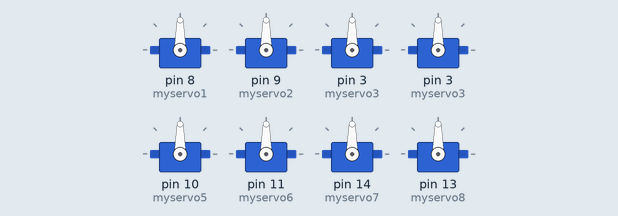
This sketch was run on a simulated Arduino Uno, built with avr-gcc and run on an emulated ATmega328P. Parts: 8 × servo.

Above: at 0.05 s.
At 1.2 s:
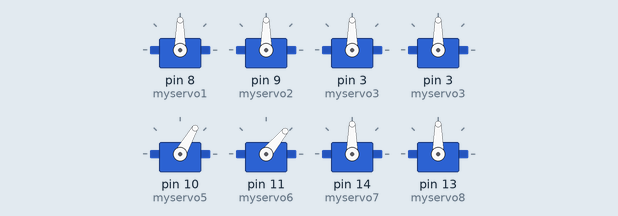
At 2.35 s:
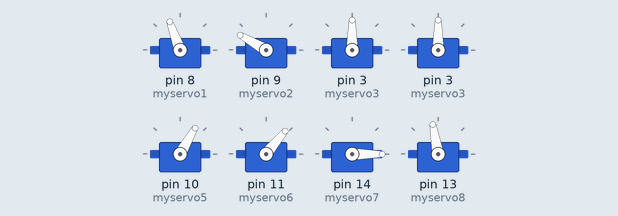
At 4.7 s:
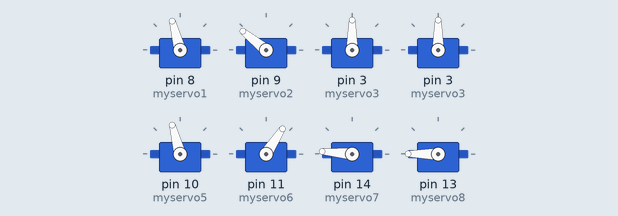
At 7.05 s:
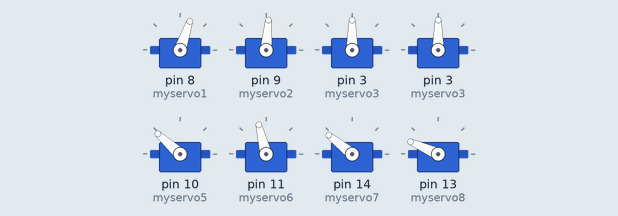
At 9.4 s:
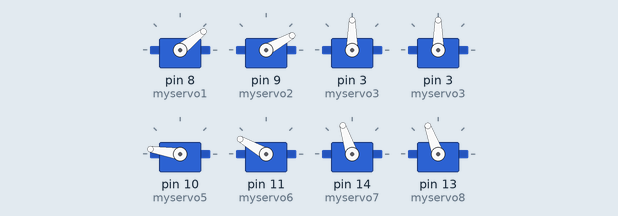
Timing chart, 0 to 12.2 s (numbered marks = the images above):
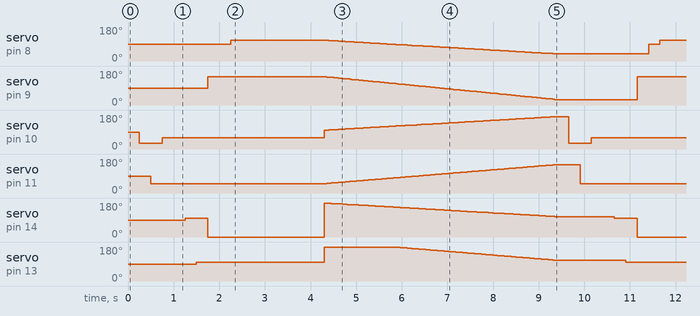

The sketch:

Bat_monkey_moteurs.ino
```cpp
#include <Servo.h>

Servo myservo1; // create servo object to control a servo
Servo myservo2;
Servo myservo3; // create servo object to control a servo
Servo myservo4;
Servo myservo5; // create servo object to control a servo
Servo myservo6;
Servo myservo7; // create servo object to control a servo
Servo myservo8;
bool monte = true; // false //  BLEUTOOTH
int i = 0;         // i est l'étape actuel, pour savoir de combien changer !
int MAXORMIN = 100;
int MINORMAX = 0;
int minj1 = 50;
int minj2 = 210;

void setup()
{
  myservo1.attach(8);
  myservo2.attach(9);
  myservo3.attach(3);
  myservo4.attach(3);
  myservo5.attach(10);
  myservo6.attach(11);
  myservo7.attach(14);
  myservo8.attach(13);
  Serial.begin(9600);
}

void loop()
{
  while (monte)
  {
    monterJ1();
    monterJ2();
    monterb1();
    for (i = 0; i <= 100; i++)
    {
      baisserJ1(i);
      baisserJ2(i);
      baisserb1(i);
      delay(50);
    }
    /*e1();
      affichestat();
      delay(1000);

      e2();
      affichestat();
      delay(1000);

      e3();
      affichestat();
      delay(1000);

      e4();
      affichestat();
      delay(1000);*/
  }
}

void affichestat()
{
  Serial.print("Bras Gauche : 1=");
  Serial.print(i * 40 + 64);
  Serial.print(" et 2=");
  Serial.println(180 - i * 40 * 1.4);
  Serial.print("Bras Droit : 1=");
  Serial.print(i * 40 + 64);
  Serial.print(" et 2=");
  Serial.println(180 - i * 40 * 1.4);
  Serial.print("Jambe Gauche : 1=");
  Serial.print(i * 40 + 20);
  Serial.print(" et 2=");
  Serial.println(180 - i * 40 * 1.5);
  Serial.print("Jambe Droite : 1=");
  Serial.print(i * 40 + 20);
  Serial.print(" et 2=");
  Serial.println(180 - i * 40 * 1.5);
}

void e1()
{
  monterb1();
  baisserb2(i);
  baisserJ1(i);
  baisserJ2(i);
  i++;
}

void e2()
{
  monterJ1();
  baisserb2(i);
  baisserb1(i);
  baisserJ2(i);
  i++;
}

void e3()
{
  monterb2();
  baisserb1(i);
  baisserJ1(i);
  baisserJ2(i);
  i++;
}

void e4()
{
  monterJ2();
  baisserb2(i);
  baisserJ1(i);
  baisserb1(i);
  i = 0;
}

void monterb1()
{
  myservo2.write(150);
  delay(250);
  myservo1.write(90);

  delay(250);
  myservo1.write(110);
  delay(2050);
}

void monterb2()
{
  delay(250);
  myservo3.write(100); // Vers arrière
  delay(250);
  myservo4.write(100); // Vers arrière
  delay(250);
  myservo3.write(0);
}

void monterJ1()
{
  delay(250);
  myservo5.write(30);
  delay(250);
  myservo6.write(minj1);
  delay(250);
  myservo5.write(60);
  delay(250);
}

void monterJ2()
{
  delay(250);
  myservo7.write(100); // Vers arrière
  delay(250);
  myservo8.write(100); // Vers arrière
  delay(250);
  myservo7.write(0);
}

void baisserb1(int t)
{
  myservo1.write(110 - t / 1.4);
  myservo2.write(150 - t * 1.2);
}

void baisserb2(int t)
{
  myservo3.write(180 - t / 1.4);
  myservo4.write(minj2 - t);
}

void baisserJ1(int t)
{
  myservo5.write(100 + t / 1.4);
  myservo6.write(minj1 + t);
}

void baisserJ2(int t)
{
  myservo7.write(180 - t / 1.4);
  myservo8.write(minj2 - t);
}
```
